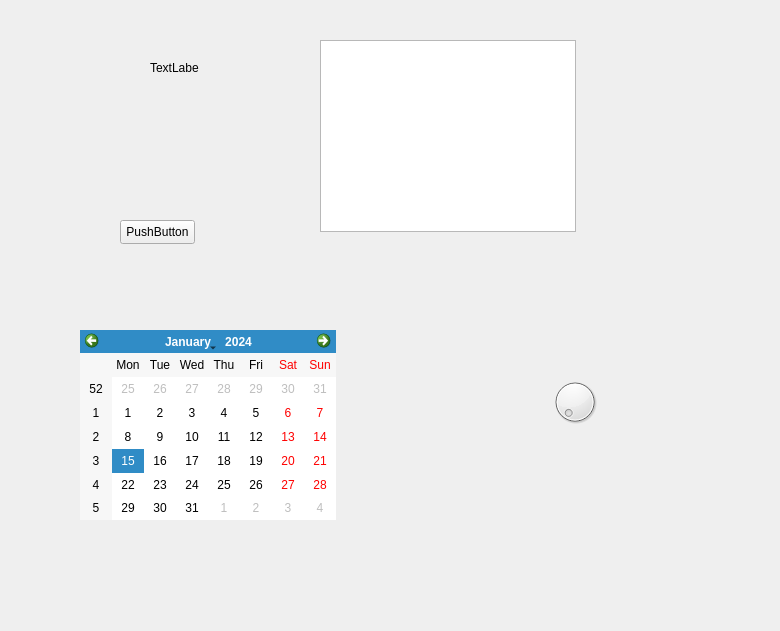
<?xml version="1.0" encoding="UTF-8"?>
<ui version="4.0">
 <class>WidgetUITest</class>
 <widget class="QWidget" name="WidgetUITest">
  <property name="geometry">
   <rect>
    <x>0</x>
    <y>0</y>
    <width>780</width>
    <height>631</height>
   </rect>
  </property>
  <property name="windowTitle">
   <string>Form</string>
  </property>
  <widget class="QLabel" name="label">
   <property name="geometry">
    <rect>
     <x>150</x>
     <y>60</y>
     <width>49</width>
     <height>16</height>
    </rect>
   </property>
   <property name="text">
    <string>TextLabel</string>
   </property>
  </widget>
  <widget class="QTextBrowser" name="textBrowser">
   <property name="geometry">
    <rect>
     <x>320</x>
     <y>40</y>
     <width>256</width>
     <height>192</height>
    </rect>
   </property>
  </widget>
  <widget class="QCalendarWidget" name="calendarWidget">
   <property name="geometry">
    <rect>
     <x>80</x>
     <y>330</y>
     <width>256</width>
     <height>190</height>
    </rect>
   </property>
  </widget>
  <widget class="QDial" name="dial">
   <property name="geometry">
    <rect>
     <x>550</x>
     <y>370</y>
     <width>50</width>
     <height>64</height>
    </rect>
   </property>
  </widget>
  <widget class="QPushButton" name="pushButton">
   <property name="geometry">
    <rect>
     <x>120</x>
     <y>220</y>
     <width>75</width>
     <height>24</height>
    </rect>
   </property>
   <property name="text">
    <string>PushButton</string>
   </property>
  </widget>
 </widget>
 <resources/>
 <connections/>
</ui>
